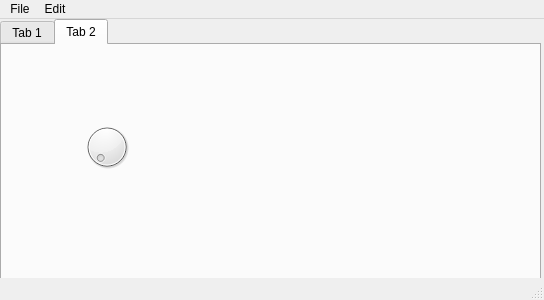
<?xml version="1.0" encoding="UTF-8"?>
<ui version="4.0">
 <class>MainWindow</class>
 <widget class="QMainWindow" name="MainWindow">
  <property name="geometry">
   <rect>
    <x>0</x>
    <y>0</y>
    <width>544</width>
    <height>300</height>
   </rect>
  </property>
  <property name="windowTitle">
   <string>PyQt5 Designer</string>
  </property>
  <widget class="QWidget" name="centralwidget">
   <widget class="QTabWidget" name="tabWidget">
    <property name="geometry">
     <rect>
      <x>0</x>
      <y>0</y>
      <width>541</width>
      <height>271</height>
     </rect>
    </property>
    <property name="currentIndex">
     <number>1</number>
    </property>
    <widget class="QWidget" name="tab">
     <attribute name="title">
      <string>Tab 1</string>
     </attribute>
     <widget class="QPushButton" name="pushButton">
      <property name="geometry">
       <rect>
        <x>0</x>
        <y>190</y>
        <width>75</width>
        <height>23</height>
       </rect>
      </property>
      <property name="text">
       <string>PushButton</string>
      </property>
     </widget>
    </widget>
    <widget class="QWidget" name="tab_2">
     <attribute name="title">
      <string>Tab 2</string>
     </attribute>
     <widget class="QDial" name="dial">
      <property name="geometry">
       <rect>
        <x>80</x>
        <y>70</y>
        <width>50</width>
        <height>64</height>
       </rect>
      </property>
     </widget>
    </widget>
   </widget>
  </widget>
  <widget class="QMenuBar" name="menubar">
   <property name="geometry">
    <rect>
     <x>0</x>
     <y>0</y>
     <width>544</width>
     <height>21</height>
    </rect>
   </property>
   <widget class="QMenu" name="menuFile">
    <property name="title">
     <string>File</string>
    </property>
    <addaction name="actionNew"/>
    <addaction name="separator"/>
    <addaction name="actionExit"/>
    <addaction name="separator"/>
   </widget>
   <widget class="QMenu" name="menuEdit">
    <property name="title">
     <string>Edit</string>
    </property>
   </widget>
   <addaction name="menuFile"/>
   <addaction name="menuEdit"/>
  </widget>
  <widget class="QStatusBar" name="statusbar">
   <property name="statusTip">
    <string>Text in StatusBar</string>
   </property>
  </widget>
  <action name="actionNew">
   <property name="icon">
    <iconset>
     <normaloff>../../lieclipse/PyQt5_Framework/main/icons/new_icon.png</normaloff>../../lieclipse/PyQt5_Framework/main/icons/new_icon.png</iconset>
   </property>
   <property name="text">
    <string>New</string>
   </property>
  </action>
  <action name="actionExit">
   <property name="icon">
    <iconset>
     <normaloff>../../lieclipse/PyQt5_Framework/main/icons/exit_icon.png</normaloff>../../lieclipse/PyQt5_Framework/main/icons/exit_icon.png</iconset>
   </property>
   <property name="text">
    <string>Exit</string>
   </property>
   <property name="statusTip">
    <string>Click to exit Application</string>
   </property>
   <property name="shortcut">
    <string>Shift+X</string>
   </property>
  </action>
  <action name="actionItem1">
   <property name="text">
    <string>Item1</string>
   </property>
  </action>
  <action name="actionItem2">
   <property name="text">
    <string>Item2</string>
   </property>
  </action>
 </widget>
 <resources/>
 <connections>
  <connection>
   <sender>actionExit</sender>
   <signal>triggered()</signal>
   <receiver>MainWindow</receiver>
   <slot>close()</slot>
   <hints>
    <hint type="sourcelabel">
     <x>-1</x>
     <y>-1</y>
    </hint>
    <hint type="destinationlabel">
     <x>399</x>
     <y>149</y>
    </hint>
   </hints>
  </connection>
 </connections>
</ui>
